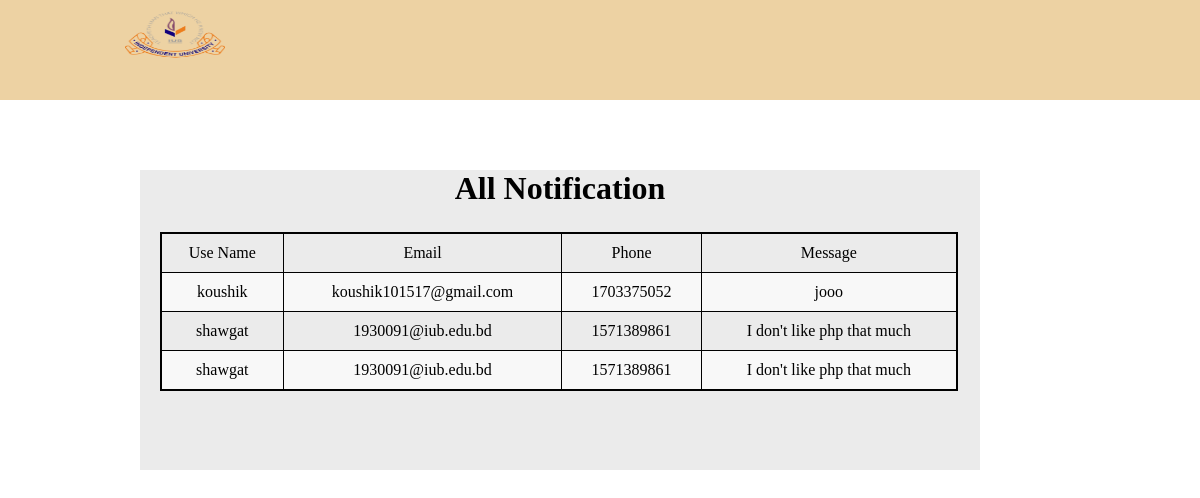
The page /admin/notification.php on the database its author committed.
### tables this page shows
CREATE TABLE `contract_t` (
  `name` varchar(30) NOT NULL,
  `email` varchar(30) NOT NULL,
  `phone` int(11) NOT NULL,
  `message` varchar(120) NOT NULL
);

### admin/notification.php (the view, shortened to what this page needs)
<?php
@include 'config.php';
$sql = "SELECT * FROM contract_t";
$result = mysqli_query($con, $sql);
?>
<!DOCTYPE html>
<html lang="en">
<head>
    <link rel="stylesheet" href="style2.css">
</head>
<body>
    <div class="container">
        <div class="header">
            <div class="logo">
                <img src="images/R.png" alt="">
            </div>
        </div>
        <div class="order">
            <h1>All Notification</h1>
            <table>
                <tr>
                    <td>Use Name</td>
                    <td>Email</td>
                    <td>Phone</td>
                    <td>Message</td>
                </tr>
                <?php
                while ($row = $result->fetch_assoc()) {
                    echo "<tr>";
                    echo "<td>" . $row["name"] . "</td>";
                    echo "<td>" . $row["email"] . "</td>";
                    echo "<td>" . $row["phone"] . "</td>";
                    echo "<td>" . $row["message"] . "</td>";
                    echo "</tr>";
                }
                ?>
            </table>
        </div>
    </div>
</body>
</html>

### admin/style2.css (style rules this page uses)
* { margin: 0; padding: 0; box-sizing: border-box; }
.container { width: 100%; height: 100vh; align-items: center; text-align: center; }
.header { width: 100%; height: 100px; background-image: url(images/nav1.jpg); }
.header img { width: 100%; height: 100%; }
.logo { height: 100%; width: 25%; float: left; }
.logo img { width:100px; height: 50px; margin-left: 50px; margin-top: 10px; }
.order { width: 70%; height: 300px; background-color: #ebebeb; margin-left: 140px; margin-top: 70px; }
table { border-collapse: collapse; width: 95%; border: 2px solid #000; margin-bottom: 20px; margin-left: 20px; margin-top: 25px; }
td { border: 1px solid #000; padding: 10px; }
tr:nth-child(even) { background-color: #f8f8f8; }

### rows shown on the page
contract_t: name "koushik", email "koushik101517@gmail.com", phone "1703375052", message "jooo"
contract_t: name "shawgat", email "1930091@iub.edu.bd", phone "1571389861", message "I don't like php that much"
contract_t: name "shawgat", email "1930091@iub.edu.bd", phone "1571389861", message "I don't like php that much"
